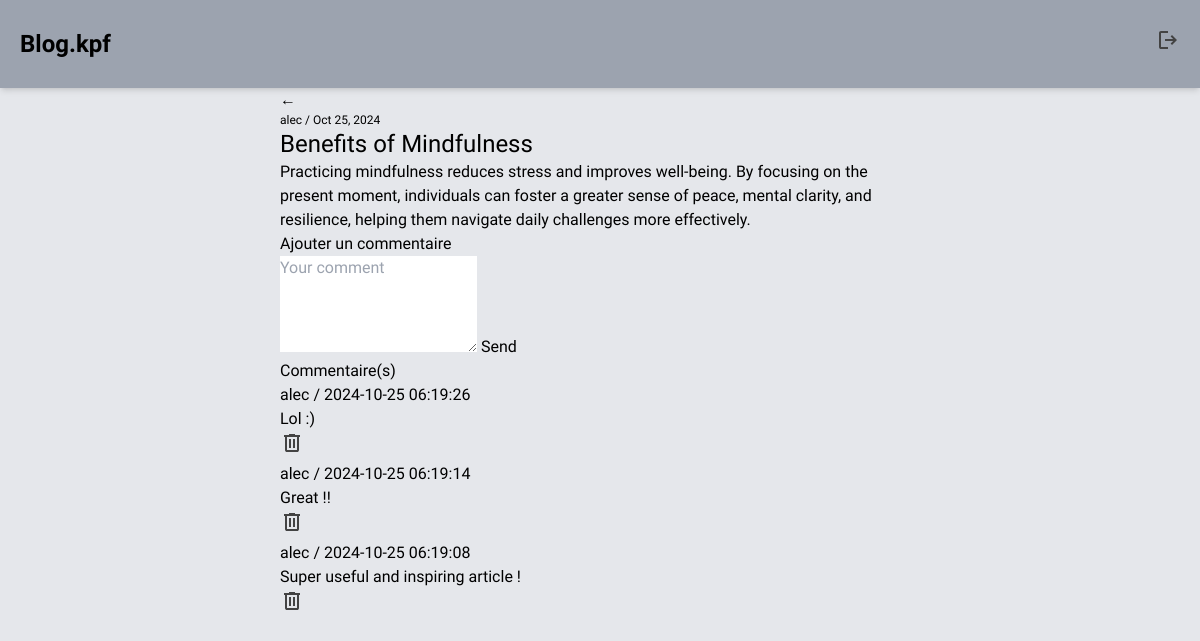
Screenshot of /article.php?id=32 (signed in) with the database file from the repository.
### tables this page shows
CREATE TABLE IF NOT EXISTS `article` (
  `id_article` int NOT NULL AUTO_INCREMENT,
  `titre` varchar(255) NOT NULL,
  `description` text NOT NULL,
  `date_article` timestamp NULL DEFAULT CURRENT_TIMESTAMP,
  `id_utilisateur` int DEFAULT NULL,
  PRIMARY KEY (`id_article`),
  KEY `id_utilisateur` (`id_utilisateur`)
);

CREATE TABLE IF NOT EXISTS `utilisateur` (
  `id_utilisateur` int NOT NULL AUTO_INCREMENT,
  `email` varchar(255) NOT NULL,
  `mdp` varchar(255) NOT NULL,
  `pseudo` varchar(100) NOT NULL,
  `admin` tinyint(1) DEFAULT '0',
  PRIMARY KEY (`id_utilisateur`),
  UNIQUE KEY `email` (`email`(191))
);

CREATE TABLE IF NOT EXISTS `commentaire` (
  `id_commentaire` int NOT NULL AUTO_INCREMENT,
  `contenu` text NOT NULL,
  `date` timestamp NULL DEFAULT CURRENT_TIMESTAMP,
  `id_article` int DEFAULT NULL,
  `pseudo` varchar(100) NOT NULL,
  `id_utilisateur` int DEFAULT NULL,
  PRIMARY KEY (`id_commentaire`),
  KEY `id_article` (`id_article`),
  KEY `id_utilisateur` (`id_utilisateur`)
);

### src/article.php (the view, shortened to what this page needs)
<?php
require_once('header.php');
$id = isset($_GET['id']) ? (int)$_GET['id'] : 0;
$stmt = $con->prepare("
        SELECT *, DATE_FORMAT(article.date_article, '%b %d, %Y') AS date_formatee
        FROM article
        LEFT JOIN utilisateur ON article.id_utilisateur = utilisateur.id_utilisateur
        LEFT JOIN reference ON article.id_article = reference.id_article
        LEFT JOIN categorie ON reference.id_categorie = categorie.id_categorie
        WHERE article.id_article = :id
;");
$stmt->bindValue(':id', $id, PDO::PARAM_INT);
$stmt->execute();
$article = $stmt->fetchAll(PDO::FETCH_ASSOC);
$stmtComments = $con->prepare("SELECT * FROM commentaire c
    JOIN utilisateur u ON c.id_utilisateur = u.id_utilisateur
    WHERE c.id_article = :id
    ORDER BY c.date DESC");
$stmtComments->bindValue(':id', $id, PDO::PARAM_INT);
$stmtComments->execute();
$comments = $stmtComments->fetchAll(PDO::FETCH_ASSOC);
?>
<!DOCTYPE html>
<html lang="">
<head>
    <link rel="stylesheet" href="style.css">
</head>
<body>
<main class="max-w-2xl m-auto px-4">
    <a href="home.php" class="return-button">
        <div class="circle">
            <span class="arrow">&larr;</span>
        </div>
    </a>
    <div>
        <div class="text-xs">
            <p><?php echo htmlspecialchars($article[0]['pseudo']); ?> / <?php echo htmlspecialchars($article[0]['date_formatee']);?></p>
        </div>
        <h1 class="text-2xl"><?php echo htmlspecialchars($article[0]['titre']); ?></h1>
        <p><?php echo nl2br(htmlspecialchars($article[0]['description'])); ?></p>
    </div>
    <div class="add-comment-block">
        <h3>Ajouter un commentaire</h3>
        <form method="POST">
            <textarea name="comment" rows="4" placeholder="Your comment"></textarea>
            <input type="submit" value="Send">
        </form>
    </div>
    <div class="comments-block">
        <h3>Commentaire(s)</h3>
        <?php foreach ($comments as $comment): ?>
            <div class="comment">
                <?php echo htmlspecialchars($comment['pseudo']); ?> / <?php echo htmlspecialchars($comment['date']); ?>
                <p><?php echo nl2br(htmlspecialchars($comment['contenu'])); ?></p>
                <?php
                    if(strtolower($comment['pseudo']) == strtolower($_SESSION["pseudo"])): ?>
                        <form method="post">
                            <button type="submit" name="delete-article"><img src="./images/icons/gi_delete.svg" alt="delete-icon"></button>
                        </form>
                <?php endif; ?>
            </div>
        <?php endforeach; ?>
    </div>
</main>
</body>
</html>

### rows the page displays
article: id_utilisateur.pseudo "alec", titre "Benefits of Mindfulness", description "Practicing mindfulness reduces stress and improves well-being. By focusing on the present moment, individuals can foster a greater sense of peace, mental clarity, and resilience, helping them navigate daily challenges more effectively."
commentaire: id_utilisateur.pseudo "alec", date "2024-10-25 06:19:26", contenu "Lol :)"
commentaire: id_utilisateur.pseudo "alec", date "2024-10-25 06:19:14", contenu "Great !!"
commentaire: id_utilisateur.pseudo "alec", date "2024-10-25 06:19:08", contenu "Super useful and inspiring article !"

### other values shown
$article[0]['date_formatee'] "Oct 25, 2024"
